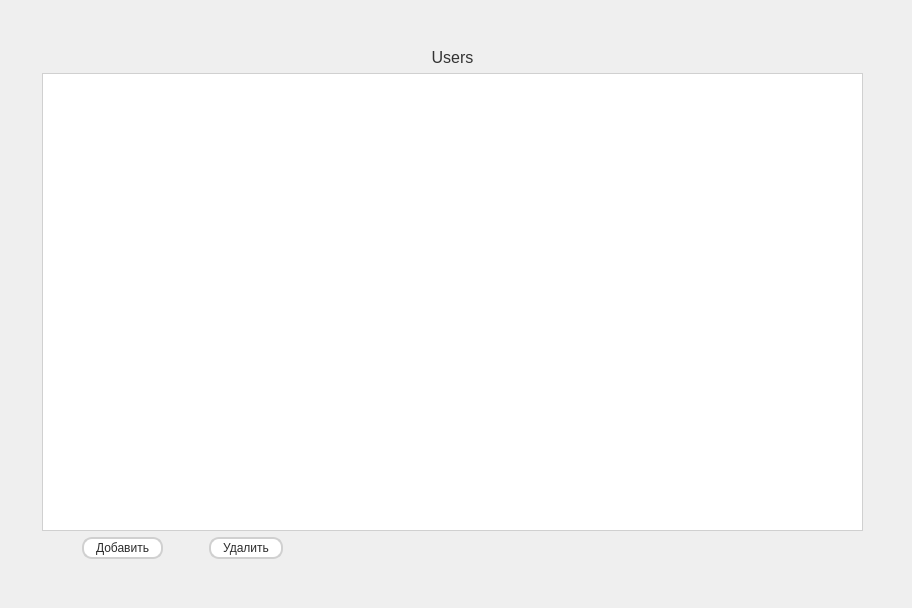
        <widget class="QWidget" name="Users">
         <attribute name="title">
          <string>Users</string>
         </attribute>
         <widget class="QWidget" name="layoutWidget">
          <property name="geometry">
           <rect>
            <x>2</x>
            <y>8</y>
            <width>901</width>
            <height>591</height>
           </rect>
          </property>
          <layout class="QVBoxLayout" name="verticalLayout_16">
           <item>
            <spacer name="verticalSpacer_10">
             <property name="orientation">
              <enum>Qt::Orientation::Vertical</enum>
             </property>
             <property name="sizeType">
              <enum>QSizePolicy::Policy::Minimum</enum>
             </property>
             <property name="sizeHint" stdset="0">
              <size>
               <width>20</width>
               <height>40</height>
              </size>
             </property>
            </spacer>
           </item>
           <item>
            <layout class="QHBoxLayout" name="horizontalLayout_14">
             <item>
              <spacer name="horizontalSpacer_34">
               <property name="orientation">
                <enum>Qt::Orientation::Horizontal</enum>
               </property>
               <property name="sizeType">
                <enum>QSizePolicy::Policy::Minimum</enum>
               </property>
               <property name="sizeHint" stdset="0">
                <size>
                 <width>40</width>
                 <height>20</height>
                </size>
               </property>
              </spacer>
             </item>
             <item>
              <layout class="QVBoxLayout" name="UsersFullLayout">
               <item>
                <layout class="QVBoxLayout" name="verticalLayout_8">
                 <item>
                  <widget class="QLabel" name="label_2">
                   <property name="layoutDirection">
                    <enum>Qt::LayoutDirection::LeftToRight</enum>
                   </property>
                   <property name="styleSheet">
                    <string notr="true">color: #333333;
font-size: 12pt;
</string>
                   </property>
                   <property name="text">
                    <string>Users</string>
                   </property>
                   <property name="alignment">
                    <set>Qt::AlignmentFlag::AlignCenter</set>
                   </property>
                  </widget>
                 </item>
                 <item>
                  <widget class="QTableView" name="usersAdmin">
                   <property name="styleSheet">
                    <string notr="true">QTableView {
    background-color: #ffffff;
    gridline-color: #d0d0d0;
    alternate-background-color: #f9f9f9;
    color: #2c2c2c;
    border: 1px solid #d0d0d0;
    selection-background-color: #0078d7;
    selection-color: #ffffff;
}
QHeaderView::section {
    background-color: #e8e8e8;
    color: #333333;
    padding: 6px;
    border: 1px solid #d0d0d0;
}
</string>
                   </property>
                   <attribute name="horizontalHeaderStretchLastSection">
                    <bool>true</bool>
                   </attribute>
                  </widget>
                 </item>
                </layout>
               </item>
               <item>
                <layout class="QHBoxLayout" name="horizontalLayout_2">
                 <item>
                  <spacer name="horizontalSpacer">
                   <property name="orientation">
                    <enum>Qt::Orientation::Horizontal</enum>
                   </property>
                   <property name="sizeType">
                    <enum>QSizePolicy::Policy::Minimum</enum>
                   </property>
                   <property name="sizeHint" stdset="0">
                    <size>
                     <width>40</width>
                     <height>20</height>
                    </size>
                   </property>
                  </spacer>
                 </item>
                 <item>
                  <widget class="QPushButton" name="addUsersAdmin">
                   <property name="styleSheet">
                    <string notr="true">QPushButton {
    background-color: #ffffff;
    border: 2px solid #d0d0d0;
    border-radius: 10px;
    padding: 2px 12px;
    color: #2c2c2c;
}
QPushButton:hover {
    background-color: #e8e8e8;
    border-color: #b0b0b0;
}
QPushButton:pressed {
    background-color: #d0d0d0;
}
</string>
                   </property>
                   <property name="text">
                    <string>Добавить</string>
                   </property>
                  </widget>
                 </item>
                 <item>
                  <spacer name="horizontalSpacer_2">
                   <property name="orientation">
                    <enum>Qt::Orientation::Horizontal</enum>
                   </property>
                   <property name="sizeType">
                    <enum>QSizePolicy::Policy::Minimum</enum>
                   </property>
                   <property name="sizeHint" stdset="0">
                    <size>
                     <width>40</width>
                     <height>20</height>
                    </size>
                   </property>
                  </spacer>
                 </item>
                 <item>
                  <widget class="QPushButton" name="deleteUsersAdmin">
                   <property name="styleSheet">
                    <string notr="true">QPushButton {
    background-color: #ffffff;
    border: 2px solid #d0d0d0;
    border-radius: 10px;
    padding: 2px 12px;
    color: #2c2c2c;
}
QPushButton:hover {
    background-color: #e8e8e8;
    border-color: #b0b0b0;
}
QPushButton:pressed {
    background-color: #d0d0d0;
}
</string>
                   </property>
                   <property name="text">
                    <string>Удалить</string>
                   </property>
                  </widget>
                 </item>
                 <item>
                  <spacer name="horizontalSpacer_10">
                   <property name="orientation">
                    <enum>Qt::Orientation::Horizontal</enum>
                   </property>
                   <property name="sizeHint" stdset="0">
                    <size>
                     <width>40</width>
                     <height>20</height>
                    </size>
                   </property>
                  </spacer>
                 </item>
                </layout>
               </item>
              </layout>
             </item>
             <item>
              <spacer name="horizontalSpacer_35">
               <property name="orientation">
                <enum>Qt::Orientation::Horizontal</enum>
               </property>
               <property name="sizeType">
                <enum>QSizePolicy::Policy::Minimum</enum>
               </property>
               <property name="sizeHint" stdset="0">
                <size>
                 <width>40</width>
                 <height>20</height>
                </size>
               </property>
              </spacer>
             </item>
            </layout>
           </item>
           <item>
            <spacer name="verticalSpacer_11">
             <property name="orientation">
              <enum>Qt::Orientation::Vertical</enum>
             </property>
             <property name="sizeType">
              <enum>QSizePolicy::Policy::Minimum</enum>
             </property>
             <property name="sizeHint" stdset="0">
              <size>
               <width>20</width>
               <height>40</height>
              </size>
             </property>
            </spacer>
           </item>
          </layout>
         </widget>
        </widget>
